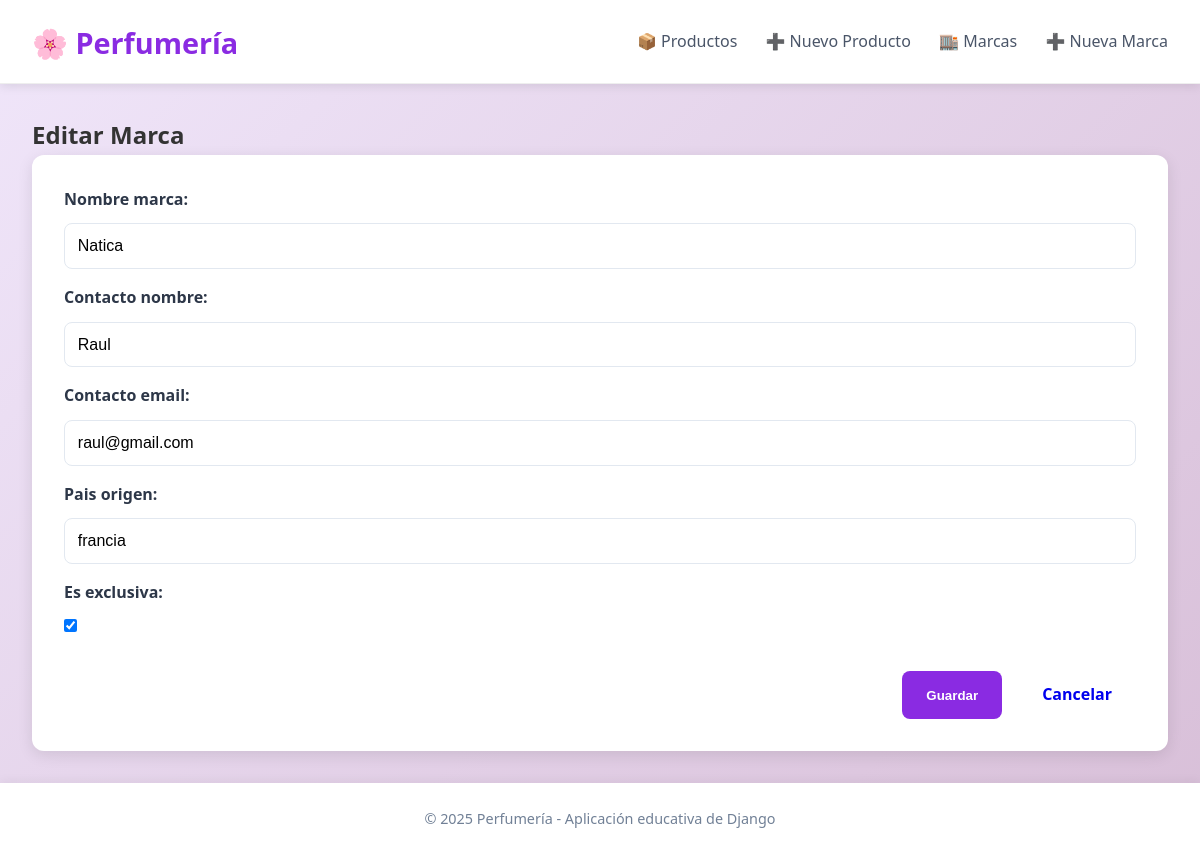
Screenshot of /marca/editar/1/ with the database file from the repository.
### app_perfumeria/models.py (models this page shows, shortened)
class Marca(models.Model):
    id_marca = models.AutoField(primary_key=True)
    nombre_marca = models.CharField(max_length=100)
    contacto_nombre = models.CharField(max_length=100, blank=True, null=True)
    contacto_email = models.EmailField(blank=True, null=True)
    pais_origen = models.CharField(max_length=100)
    es_exclusiva = models.BooleanField(default=False)
    class Meta:
        verbose_name = "Marca"
        verbose_name_plural = "Marcas"

### app_perfumeria/views.py (the view)
# urls.py: path('marca/editar/<int:id_marca>/', views.editar_marca, name='editar_marca'),
def editar_marca(request, id_marca):
    marca = get_object_or_404(Marca, id_marca=id_marca)
    if request.method == 'POST':
        form = MarcaForm(request.POST, instance=marca)
        if form.is_valid():
            form.save()
            return redirect('app_perfumeria:detalle_marca', id_marca=marca.id_marca)
    else:
        form = MarcaForm(instance=marca)
    return render(request, 'formulario_marca.html', {'form': form, 'titulo': 'Editar Marca'})

### app_perfumeria/forms.py
class MarcaForm(forms.ModelForm):
    class Meta:
        model = Marca
        fields = ['nombre_marca', 'contacto_nombre', 'contacto_email', 'pais_origen', 'es_exclusiva']

### app_perfumeria/templates/formulario_marca.html (shortened to what this page needs)
{% extends 'base.html' %}
{% block contenido %}
<h2>{{ titulo }}</h2>
<form method="post" class="form-styled">
    {{ form.as_p }}
    <div class="actions">
        <button type="submit" class="btn btn-primary">Guardar</button>
        <a href="{% url 'app_perfumeria:listar_marcas' %}" class="btn">Cancelar</a>
    </div>
</form>
{% endblock %}

### app_perfumeria/static/css/styles.css (style rules this page uses)
* { margin: 0; padding: 0; box-sizing: border-box; }
body { font-family: 'Segoe UI', Tahoma, Geneva, Verdana, sans-serif; background: linear-gradient(135deg, #f0e6fa 0%, #d8bfd8 100%); color: #333; line-height: 1.6; }
.btn { padding: 0.7rem 1.5rem; border: none; border-radius: 8px; font-weight: 600; cursor: pointer; transition: background 0.3s; text-decoration: none; display: inline-block; }
.btn-primary { background: #8a2be2; color: white; }
.form-styled { background: white; padding: 2rem; border-radius: 12px; box-shadow: 0 4px 15px rgba(0,0,0,0.1); }
.form-styled p { margin-bottom: 1rem; }
.form-styled label { display: block; margin-bottom: 0.5rem; font-weight: 600; color: #2d3748; }
.form-styled input[type="text"], .form-styled input[type="email"], .form-styled input[type="number"], .form-styled input[type="password"], .form-styled select, .form-styled textarea { width: 100%; padding: 0.8rem; border: 1px solid #e2e8f0; border-radius: 8px; font-size: 1rem; margin-top: 0.2rem; transition: border-color 0.3s; }
.form-styled input[type="checkbox"] { margin-right: 0.5rem; }
.form-styled .actions { margin-top: 2rem; display: flex; gap: 1rem; justify-content: flex-end; }

### rows the page displays
Marca: nombre_marca "Natica", contacto_nombre "Raul", contacto_email "raul@gmail.com", pais_origen "francia", es_exclusiva "☑"

### other values shown
{{ titulo }} "Editar Marca"
